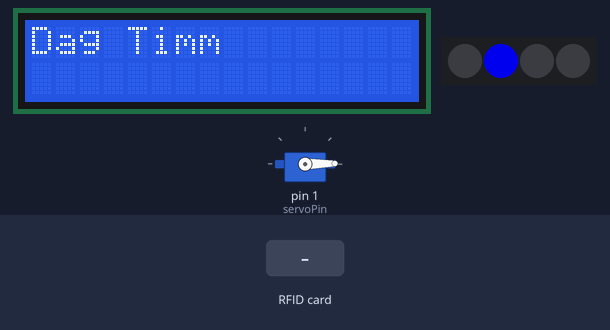
Simulated run of this sketch. Board: Arduino Uno, built with avr-gcc and run on an emulated ATmega328P. On the bench: 16×2 character LCD, servo, 4 RGB LEDs in strip order, left to right. The test bench sets the inputs (shaded band).

Above: at 0.88 s.
1.4 s: RFID card 5E 7A 19 C4 held to the reader
At 1.7 s:
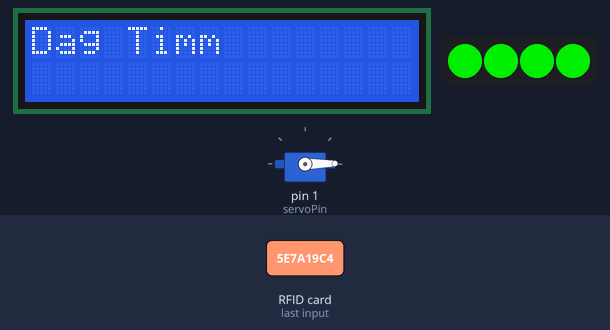
At 3.6 s:
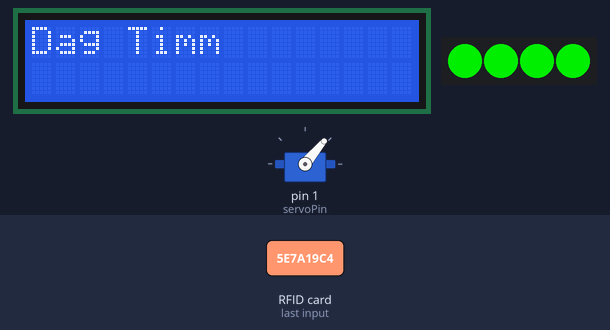
Timing chart, 0 to 5.1 s (numbered marks = the images above; inputs shaded):
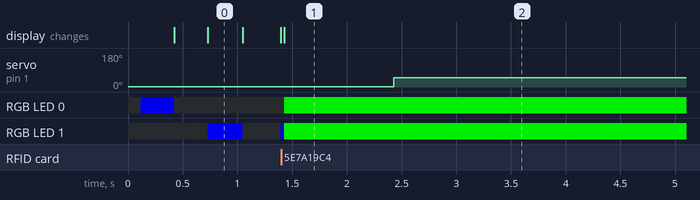

The sketch:

rfidmanbox.ino
```cpp
#include <LiquidCrystal.h>
#include <SPI.h>
#include <MFRC522.h> // using library from https://github.com/miguelbalboa/rfid/
#include <Servo.h>
#include <Adafruit_NeoPixel.h>

// the pins in use by the LCD panel
LiquidCrystal lcd(8, 9, 4, 5, 6, 7);

/*
 * SPI MOSI   11
 * SPI MISO   12
 * SPI SCK    13
 */

#define SS_PIN 10 // SDA
#define RST_PIN 2

MFRC522 mfrc522(SS_PIN, RST_PIN);

String cardId;

Servo myservo;
#define servoPin 1

#define pixelPin 3
Adafruit_NeoPixel strip = Adafruit_NeoPixel(4, pixelPin, NEO_GRB + NEO_KHZ800);

unsigned long standbyLastMillis = 0;
boolean fadeDirection = true;
int color = 0;

byte action;

#define ACTION_STANDBY 0
#define ACTION_SCANNING 1
#define ACTION_WAITINGFORNEXTSCAN 2
#define ACTION_WRONGSEQUENCE 3
#define ACTION_OPENING 4
#define ACTION_OPEN 5

#define MESSAGE_WELCOME   "Dag Timm"

String masterid = "7eb59ab5";//"2d5f9ab5";7E B5 9A B5
int CARD_COUNT = 5;
int lastCardScanned = 0;
String lastCardIdScanned;
unsigned long CardScanLastMillis = 0;

void setup() {
  SPI.begin();

  // mifare reader init
  mfrc522.PCD_Init();

  // lcd screen init
  lcd.begin(16, 2);
  lcd.setCursor(0,0);
  lcd.print(MESSAGE_WELCOME);

  // servo init
  myservo.attach(servoPin);
  myservo.write(1);

  // neoPixelstrip init
  strip.begin();
  strip.show();

  action = ACTION_STANDBY;
}


void loop() {
  switch (action) {
    case ACTION_STANDBY:
      standbymodusLights();
      readCard();
    break;

    case ACTION_SCANNING:
      standbymodusLights();
    break;

    case ACTION_WRONGSEQUENCE:
      wrongLights();
      delay(1000);
      action = ACTION_STANDBY;
    break;

    case ACTION_OPENING:
      openingLights();
      delay(1000);
      action = ACTION_OPEN;
    break;

    case ACTION_OPEN:
      myservo.write(50);
    break;
  }
}

void standbymodusLights() {
    strip.setPixelColor(0, strip.Color(0, 0, 200));
    strip.show();
    delay(10);
    strip.setPixelColor(0, strip.Color(0, 0, 0));
    strip.setPixelColor(1, strip.Color(0, 0, 200));
    strip.show();
    delay(10);
    strip.setPixelColor(1, strip.Color(0, 0, 0));
    strip.setPixelColor(2, strip.Color(0, 0, 200));
    strip.show();
    delay(10);
    strip.setPixelColor(2, strip.Color(0, 0, 0));
    strip.setPixelColor(3, strip.Color(0, 0, 200));
    strip.show();
    delay(10);
    strip.setPixelColor(3, strip.Color(0, 0, 0));
    strip.show();

}

void readCard() {
  if (mfrc522.PICC_IsNewCardPresent()) {
    if (mfrc522.PICC_ReadCardSerial()) {
      cardId = "";
      for (byte i = 0; i < mfrc522.uid.size; i++) {
        cardId += String(mfrc522.uid.uidByte[i] < 0x10 ? "0" : "");
        cardId += String(mfrc522.uid.uidByte[i], HEX);
      }

      if (lastCardIdScanned != cardId) {
        lastCardIdScanned = cardId;
        if (lastCardIdScanned != masterid) {
          action = ACTION_OPENING;
        } else {
          lastCardIdScanned = "";
          action = ACTION_WRONGSEQUENCE;
        }
      }
    }
  }
}

void statusLights() {
  for (int i = 0; i < strip.numPixels(); i++) {
    strip.setPixelColor(i, strip.Color(0, 0, 0));
  }
  strip.show();
  for (int i = 0; i < lastCardScanned; i++) {
    strip.setPixelColor(i, strip.Color(0, 200, 0));
  }
  strip.show();
}

void wrongLights() {
  for (int i = 0; i < strip.numPixels(); i++) {
    strip.setPixelColor(i, strip.Color(200, 0, 0));
  }
  strip.show();
}

void openingLights() {
  for (int i = 0; i < strip.numPixels(); i++) {
    strip.setPixelColor(i, strip.Color(0, 200, 0));
  }
  strip.show();
}

/*
void openingLights() {
  for (int i = 0; i < strip.numPixels(); i++) {
    strip.setPixelColor(i, strip.Color(0, 0, 0));
  }
  for (int i = 0; i < 2; i++) {
    strip.setPixelColor(0, strip.Color(0, 200, 0));
    strip.show();
    delay(500);
    strip.setPixelColor(0, strip.Color(0, 0, 0));
    strip.setPixelColor(1, strip.Color(0, 200, 0));
    strip.show();
    delay(500);
    strip.setPixelColor(1, strip.Color(0, 0, 0));
    strip.setPixelColor(2, strip.Color(0, 200, 0));
    strip.show();
    delay(500);
    strip.setPixelColor(2, strip.Color(0, 0, 0));
    strip.setPixelColor(3, strip.Color(0, 200, 0));
    strip.show();
    delay(500);
    strip.setPixelColor(3, strip.Color(0, 0, 0));
    strip.show();
  }
}
*/
```

Measured:
- after the input at 1.4 s, servo on pin 1 (servoPin): 1° → 50° after 1.0 s
